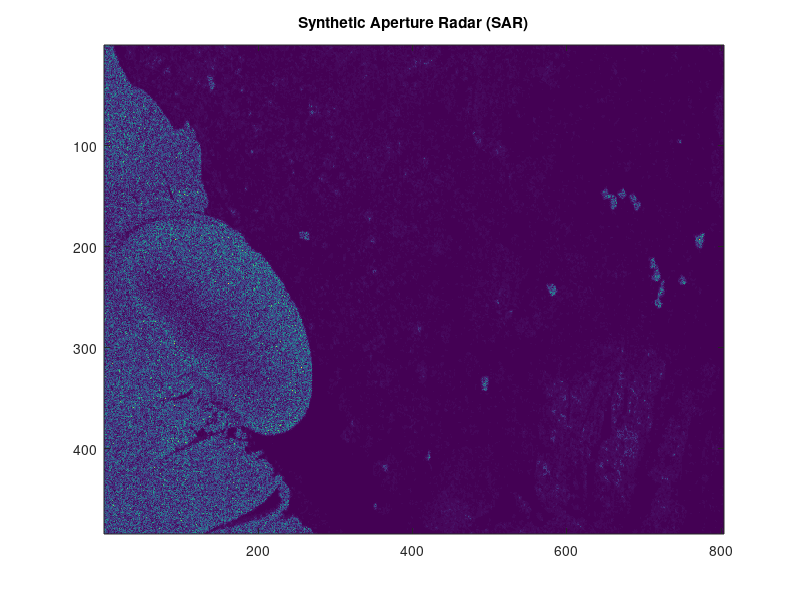

This chart was generated by the following MATLAB code: (Note: this script raises an error after producing the figure.)
clear close all clc
%% Maximum Likelihood Estimation
%% R1b) Load and Visualize
load('sar_image.mat');
imagem = imagesc(I);
title('Synthetic Aperture Radar (SAR)');
colormap('default');
%% R1c) Crop the images into ICE and WATER. Estimates the parameter(s) of the given distributions
% Cropping images
image_croped_ice = imcrop(imagem);
figure; 
imagesc(image_croped_ice);

image_croped_water= imcrop(imagem);
figure; 
imagesc(image_croped_water);

% Estimate the parameters of the distributions:
% Exponential